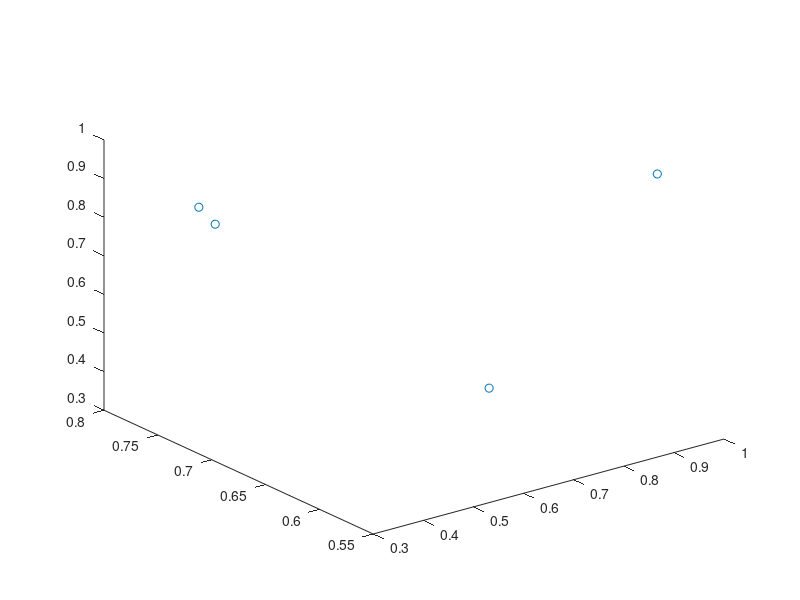

Reproduce this figure in MATLAB.
f = uifigure;
ax = axes(f);
q = rand(4,3);
l = plot3(ax,q(:,1),q(:,2),q(:,3),'Marker','o','LineStyle','none');
set(l, 'ButtonDownFcn',{@clickedAssigned,ax});
% set(ax, 'ButtonDownFcn',{@boxClick,ax});
hold(ax)

%%
function clickedAssigned(src,evt,ax)
% continue only if selected spike is of the left unit
u = evt.IntersectionPoint;
X = get(src,'XData');
Y = get(src,'YData');
Z = get(src,'ZData');
r = sqrt((u(1,1)-X).^2+(u(1,2)-Y).^2+(u(1,3)-Z).^2);
[~ ,selectedPoint]=min(r);

scatter3(ax,X(selectedPoint),Y(selectedPoint),Z(selectedPoint),'ro');
end